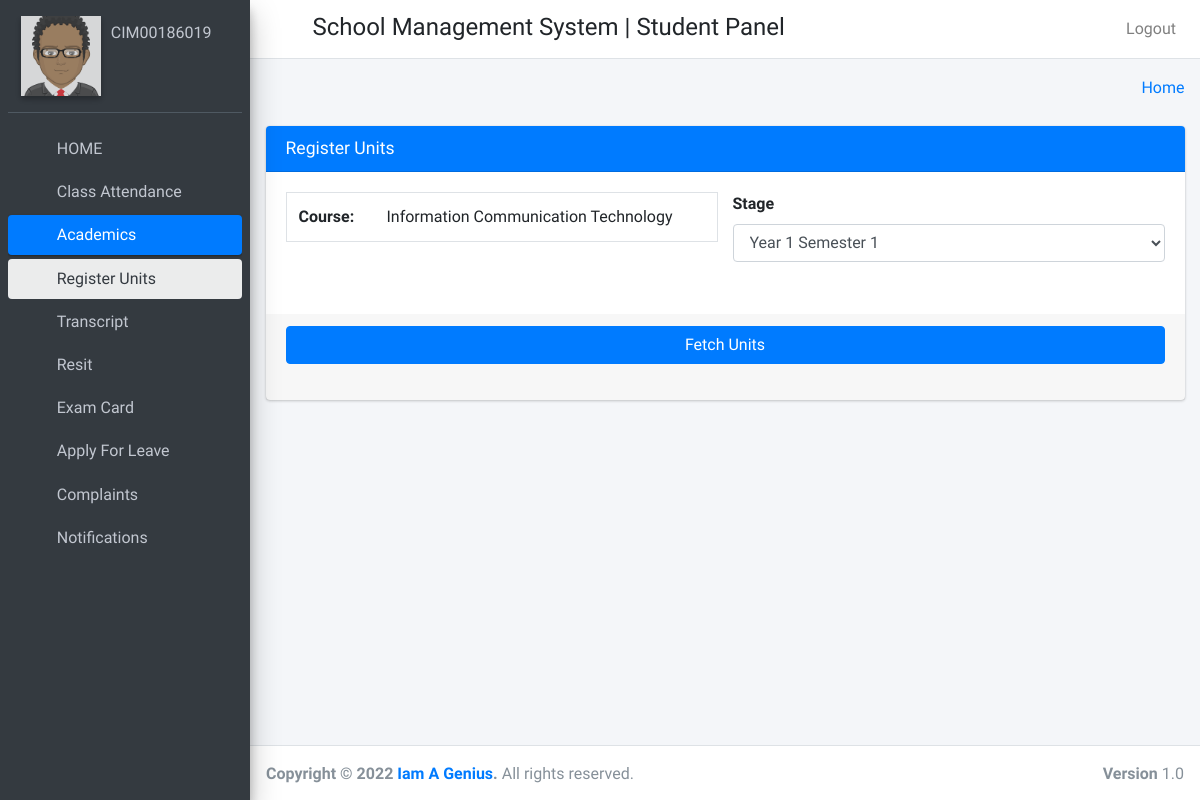
The app's page /unit_registration (signed in) with its own data.
### Student/models.py (models this page shows)
class students(models.Model):
    id=models.AutoField(primary_key=True)
    admin = models.OneToOneField(CustomUser, on_delete=models.CASCADE)
    gender = models.CharField(max_length=50)
    profile_pic = models.FileField()
    address = models.TextField()
    course_id=models.ForeignKey(courses,on_delete=models.DO_NOTHING,default=1)
    dept_id = models.ForeignKey(department,on_delete=models.SET_DEFAULT,default=1)
    session_year_id = models.ForeignKey(sessionmodel,on_delete=models.CASCADE)
    created_at = models.DateTimeField(auto_now_add=True)
    updated_at = models.DateTimeField(auto_now_add=True)
    fcm_token=models.TextField(default="")
    objects=models.Manager()

class CustomUser(AbstractUser):
    user_type_data=((1,"HOD"),(3,"staff"),(4,"student"),(2,"admin"))
    user_type= models.CharField(default=1, choices=user_type_data,max_length=10)

class courses(models.Model):
    id = models.AutoField(primary_key=True)
    course_name = models.CharField(max_length=250)
    dept_id = models.ForeignKey(department,on_delete=models.CASCADE,default=1)
    created_at = models.DateTimeField(auto_now_add=True)
    updated_at = models.DateTimeField(auto_now_add=True)
    objects=models.Manager()

### Student/student_views.py (the view)
# urls.py: path('unit_registration',student_views.unit_registration,name="unit_registration"),
def unit_registration(request):
    student_obj = students.objects.get(admin=request.user.id)
    notification = notificationstudent.objects.filter(student_id=student_obj.id, read=False).order_by("-id")
    notifications = notificationstudent.objects.filter(student_id=student_obj.id, read=False).count()
    subject_data = subject.objects.filter(course_id=student_obj.course_id)
    Stage = semester.objects.all()
    context = {
        "Stage":Stage,
        "student_obj":student_obj,
        "subject_data":subject_data,
        "notification":notification,
        "notifications":notifications
    }
    return render(request,"student_template/unit_registration.html", context)

### templates/student_template/unit_registration.html (shortened to what this page needs)
{% extends "student_template/base_template.html" %}
{% load static %}
{% block main_content %}
<section class="content">
      <div class="container-fluid">
        <div class="row">
          <div class="col-md-12">
            <div class="card card-primary">
                <div class="card-header">
                    <h3 class="card-title">Register Units</h3>
                </div>
                <div class="card-body">
                    <div class="row">
                        <div class="col-lg-6">
                            <table class="table border">
                                <tr>
                                    <td class="text-bold">Course:</td>
                                    <td>{{ student_obj.course_id.course_name }}</td>
                                </tr>
                            </table>
                        </div>
                        <div class="col-lg-6">
                          <div class="form-group">
                            <label>Stage</label>
                            <select class="form-control"  name="stage" id="stage">
                                {% for Stage in Stage %}
                                  <option value="{{ Stage.id }}">{{ Stage.stage }}</option>
                                {% endfor %}
                            </select>
                          </div>
                        </div>
                    </div>
                </div>
                <div class="card-footer">
                    <button type="button" class="btn btn-primary btn-block " id="fetch_units">Fetch Units</button>
                </div>
                <div id="student_data" class="card-footer" ></div>
            </div>
          </div>
        </div>
      </div>
    </section>
{% endblock main_content %}

### templates/student_template/sidebar.html (shortened to what this page needs)
{% load static %}
<aside class="main-sidebar sidebar-dark-primary elevation-4">
    <div class="sidebar">
      <div class="user-panel mt-3 pb-3 mb-3 d-flex">
        <div class="image">
          <a href="{% url 'student_profile' %}" class="d-block">
            <img src="{{ student_obj.profile_pic }}" class="img-square elevation-2" style="opacity: .8;width:80px;">
          </a>
        </div><br/>
        <div class="info">
          <a href="{% url 'student_profile' %}" class="d-block">{{ user.username }}</a>
        </div>
      </div>
      <nav class="mt-2">
        <ul class="nav nav-pills nav-sidebar flex-column" data-widget="treeview" role="menu" data-accordion="false">
          <li class="nav-item">
            {% url 'student_home' as student_home %}
            <a href="{{ student_home }}" class="nav-link {% if request.path == student_home %} active {% endif %} ">
              <i class="nav-icon fas fa-home"></i>
              <p>
                HOME
              </p>
            </a>
          </li>
          <li class="nav-item">
            {% url 'student_view_attendance' as student_view_attendance %}
            <a href="{{ student_view_attendance }}" class="nav-link {% if request.path == student_view_attendance %} active {% endif %} ">
              <i class="nav-icon fas fa-user"></i>
              <p>
                Class Attendance
              </p>
            </a>
          </li>
          {% url 'unit_registration' as unit_registration %}
          {% url 'student_view_result' as student_view_result %}
          {% url 'resit' as resit %}
          {% url 'Units' as Units %}
          <li class="nav-item has-treeview {% if request.path == unit_registration %} menu-open {% endif %} ">
            <a href="#" class="nav-link {% if request.path == unit_registration %} active {% endif %}
            {% if request.path == Units %} active {% endif %}">
              <i class="nav-icon fas fa-tachometer-alt"></i>
              <p>
                Academics
                <i class="right fas fa-angle-left"></i>
              </p>
            </a>
            <ul class="nav nav-treeview">
              <li class="nav-item">
                <a href="{% url 'unit_registration' %}" class="nav-link {% if request.path == unit_registration %} active {% endif %}">
                  <i class="far fa-circle nav-icon"></i>
                  <p>Register Units</p>
                </a>
              </li>
              <li class="nav-item">
                <a href="{% url 'student_view_result' %}" class="nav-link {% if request.path == student_view_result %} active {% endif %}
                 {% if request.path == student_view_result %} active {% endif %} ">
                  <i class="far fa-circle nav-icon"></i>
                  <p>Transcript</p>
                </a>
              </li>
              <li class="nav-item">
                <a href="{{ resit }}" class="nav-link {% if request.path == resit %} active {% endif %}">
                  <i class="far fa-circle nav-icon"></i>
                  <p>
                    Resit
                  </p>
                </a>
              </li>
              <li class="nav-item">
                <a href="{{ Units }}" class="nav-link {% if request.path == Units %} active {% endif %}" >
                  <i class="far fa-circle nav-icon"></i>
                  <p>
                    Exam Card
                  </p>
                </a>
              </li>
            </ul>
          </li>
          <li class="nav-item">
            {% url 'student_apply_leave' as student_apply_leave %}
            <a href="{{ student_apply_leave }}" class="nav-link {% if request.path == student_apply_leave %} active {% endif %} ">
              <i class="nav-icon fas fa-user-times"></i>
              <p>
                Apply For Leave
              </p>
            </a>
          </li>
          <li class="nav-item">
            {% url 'student_feedback' as student_feedback %}
            <a href="{{ student_feedback }}" class="nav-link {% if request.path == student_feedback %} active {% endif %} ">
              <i class="nav-icon fas fa-envelope"></i>
              <p>
                Complaints
              </p>
            </a>
          </li>
          <li class="nav-item">
            {% url 'student_all_notification' as student_all_notification %}
            <a href="{{ student_all_notification }}" class="nav-link {% if request.path == student_all_notification %} active {% endif %} ">
              <i class="nav-icon fas fa-share-square"></i>
              <p>
                Notifications
              </p>
            </a>
          </li>
        </ul>
      </nav>
    </div>
  </aside>

### records on screen
students: profile_pic (picture), course_id.course_name "Information Communication Technology"
CustomUser: username "CIM00186019"

### other values on screen
form field stage "Year 1 Semester 1"
